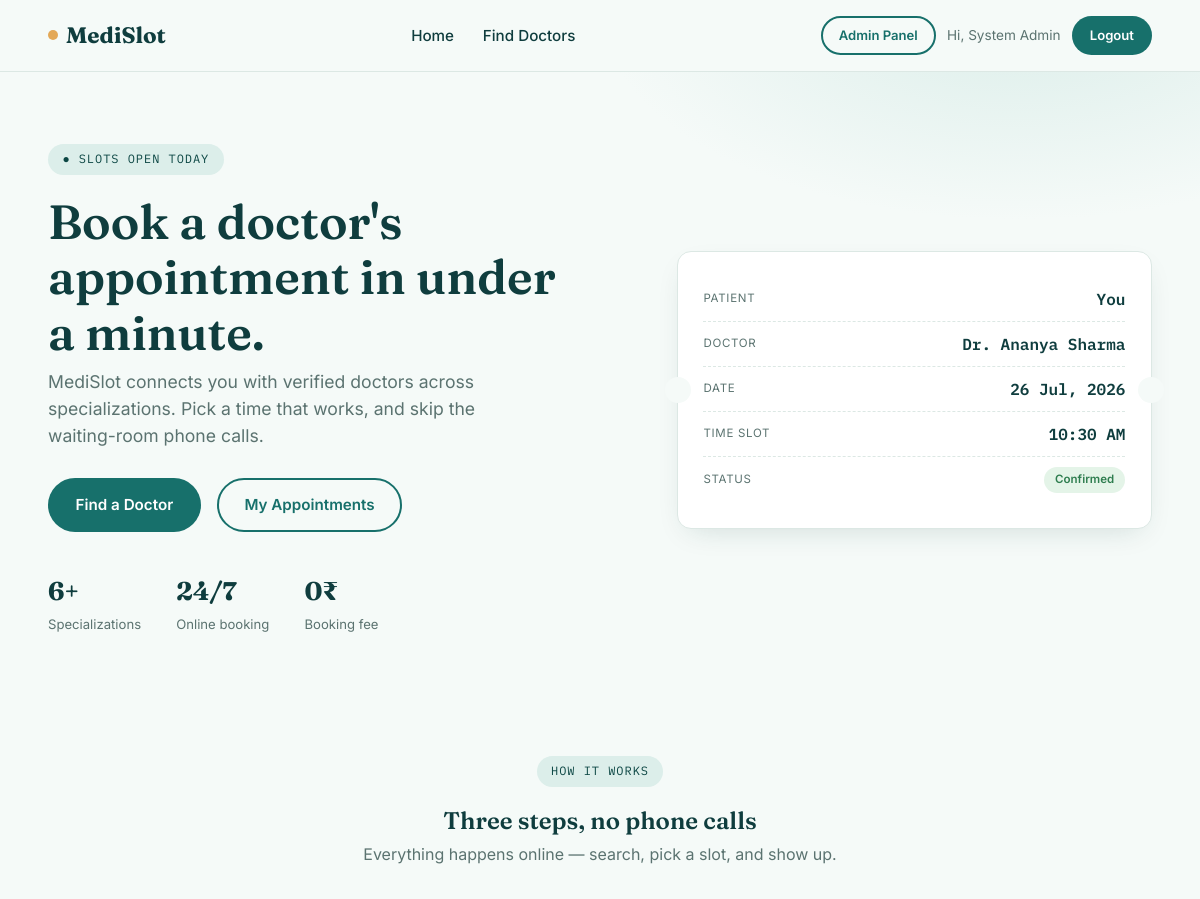
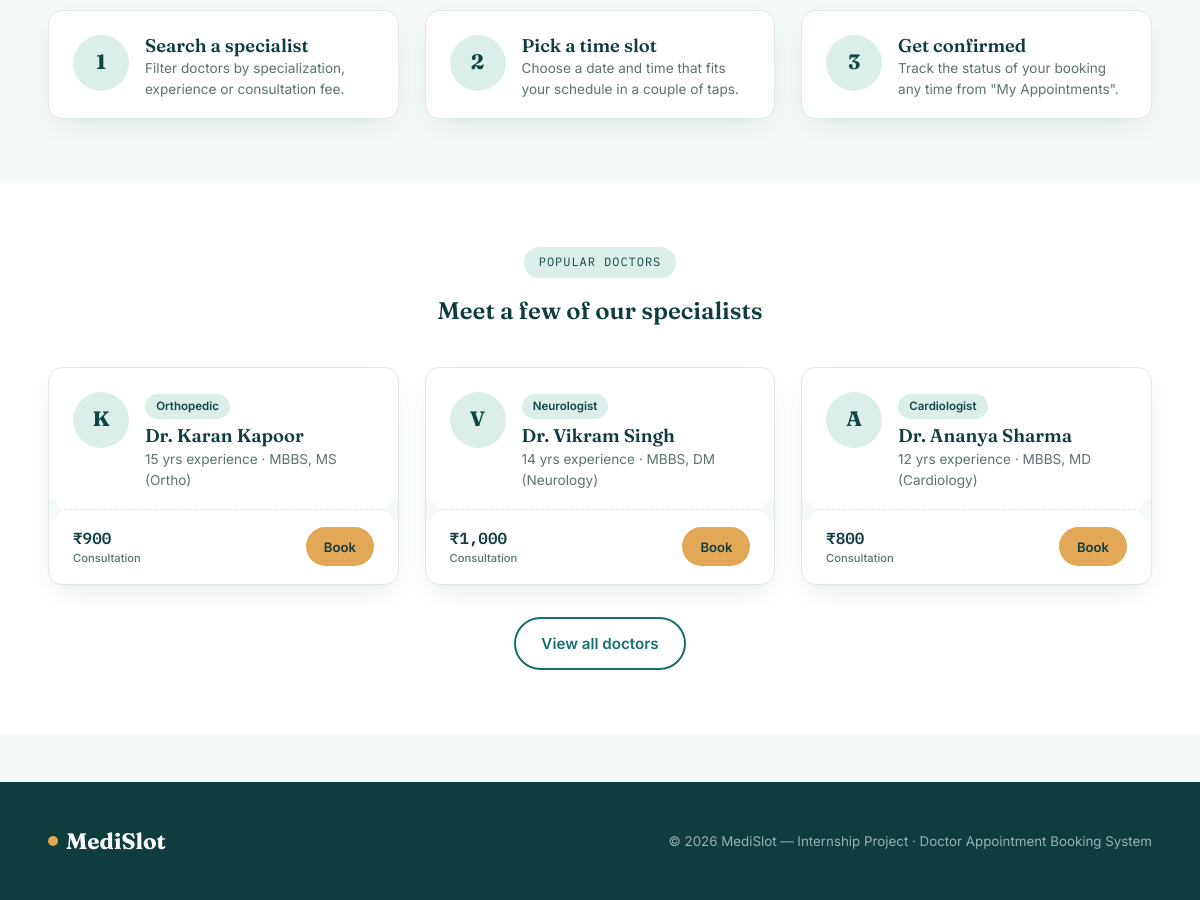
The page / (signed in) on the database its author committed (2 pictures, top to bottom).
### tables this page shows
CREATE TABLE doctors (
    id INT AUTO_INCREMENT PRIMARY KEY,
    name VARCHAR(100) NOT NULL,
    specialization VARCHAR(100) NOT NULL,
    qualification VARCHAR(150) DEFAULT NULL,
    experience_years INT DEFAULT 0,
    fee DECIMAL(8,2) DEFAULT 0.00,
    photo VARCHAR(255) DEFAULT NULL,
    available_days VARCHAR(100) DEFAULT 'Mon-Sat',
    slot_start TIME DEFAULT '09:00:00',
    slot_end TIME DEFAULT '17:00:00',
    bio TEXT,
    status ENUM('active','inactive') DEFAULT 'active',
    created_at TIMESTAMP DEFAULT CURRENT_TIMESTAMP
);

### config.php (called while the page is built, shortened)
<?php
function is_logged_in() {
    return isset($_SESSION['user_id']);
}
?>

### index.php (the view, shortened to what this page needs)
<?php
require_once 'config.php';
$featured = $conn->query("SELECT * FROM doctors WHERE status='active' ORDER BY experience_years DESC LIMIT 3");
include 'includes/header.php';
?>
<section class="hero">
  <div class="container">
    <div class="hero-copy">
      <span class="eyebrow">● Slots open today</span>
      <h1>Book a doctor's appointment in under a minute.</h1>
      <p class="lead">MediSlot connects you with verified doctors across specializations. Pick a time that works, and skip the waiting-room phone calls.</p>
      <div class="hero-actions">
        <a href="doctors.php" class="btn btn-primary">Find a Doctor</a>
        <a href="<?php echo is_logged_in() ? 'my_appointments.php' : 'register.php'; ?>" class="btn btn-outline">
          <?php echo is_logged_in() ? 'My Appointments' : 'Create Account'; ?>
        </a>
      </div>
      <div class="hero-stats">
        <div><strong>6+</strong><span>Specializations</span></div>
        <div><strong>24/7</strong><span>Online booking</span></div>
        <div><strong>0₹</strong><span>Booking fee</span></div>
      </div>
    </div>
    <div class="ticket-visual">
      <div class="stub-row">
        <span class="stub-label">Patient</span>
        <span class="stub-value">You</span>
      </div>
      <div class="stub-row">
        <span class="stub-label">Doctor</span>
        <span class="stub-value">Dr. Ananya Sharma</span>
      </div>
      <div class="stub-row">
        <span class="stub-label">Date</span>
        <span class="stub-value">26 Jul, 2026</span>
      </div>
      <div class="stub-row">
        <span class="stub-label">Time slot</span>
        <span class="stub-value">10:30 AM</span>
      </div>
      <div class="stub-row">
        <span class="stub-label">Status</span>
        <span class="stub-status">Confirmed</span>
      </div>
    </div>
  </div>
</section>
<section class="section">
  <div class="container">
    <div class="section-head">
      <span class="eyebrow">How it works</span>
      <h2>Three steps, no phone calls</h2>
      <p>Everything happens online — search, pick a slot, and show up.</p>
    </div>
    <div class="grid grid-3">
      <div class="stub-card">
        <div class="stub-main">
          <div class="stub-avatar">1</div>
          <div>
            <h3>Search a specialist</h3>
            <p class="stub-meta">Filter doctors by specialization, experience or consultation fee.</p>
          </div>
        </div>
      </div>
      <div class="stub-card">
        <div class="stub-main">
          <div class="stub-avatar">2</div>
          <div>
            <h3>Pick a time slot</h3>
            <p class="stub-meta">Choose a date and time that fits your schedule in a couple of taps.</p>
          </div>
        </div>
      </div>
      <div class="stub-card">
        <div class="stub-main">
          <div class="stub-avatar">3</div>
          <div>
            <h3>Get confirmed</h3>
            <p class="stub-meta">Track the status of your booking any time from "My Appointments".</p>
          </div>
        </div>
      </div>
    </div>
  </div>
</section>
<section class="section" style="background:var(--white);">
  <div class="container">
    <div class="section-head">
      <span class="eyebrow">Popular doctors</span>
      <h2>Meet a few of our specialists</h2>
    </div>
    <div class="grid grid-3">
      <?php while ($doc = $featured->fetch_assoc()):
          $initials = strtoupper(substr($doc['name'], 4, 1));
      ?>
      <div class="stub-card">
        <div class="stub-main">
          <div class="stub-avatar"><?php echo $initials; ?></div>
          <div>
            <span class="badge"><?php echo htmlspecialchars($doc['specialization']); ?></span>
            <h3><?php echo htmlspecialchars($doc['name']); ?></h3>
            <p class="stub-meta"><?php echo htmlspecialchars($doc['experience_years']); ?> yrs experience · <?php echo htmlspecialchars($doc['qualification']); ?></p>
          </div>
        </div>
        <div class="stub-perf"></div>
        <div class="stub-foot">
          <div class="stub-fee">₹<?php echo number_format($doc['fee'],0); ?><span>Consultation</span></div>
          <a href="book_appointment.php?doctor_id=<?php echo $doc['id']; ?>" class="btn btn-amber btn-sm">Book</a>
        </div>
      </div>
      <?php endwhile; ?>
    </div>
    <div class="center mt-2">
      <a href="doctors.php" class="btn btn-outline">View all doctors</a>
    </div>
  </div>
</section>
<?php include 'includes/footer.php'; ?>

### rows shown on the page
doctors: name "K", specialization "Orthopedic", name "Dr. Karan Kapoor", experience_years "15", qualification "MBBS, MS (Ortho)", fee "900"
doctors: name "V", specialization "Neurologist", name "Dr. Vikram Singh", experience_years "14", qualification "MBBS, DM (Neurology)", fee "1,000"
doctors: name "A", specialization "Cardiologist", name "Dr. Ananya Sharma", experience_years "12", qualification "MBBS, MD (Cardiology)", fee "800"

### other values the page prints
$_SESSION['name'] "System Admin"
